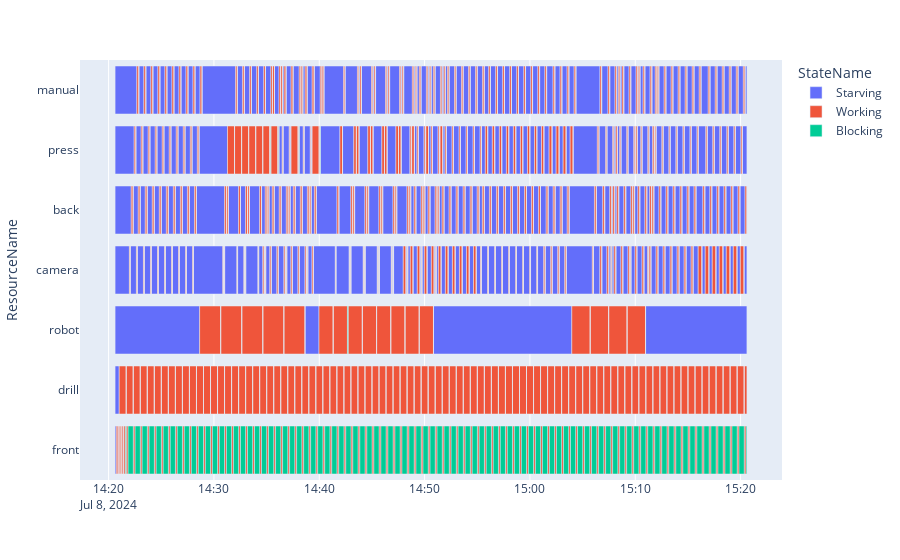

This figure's notebook cell:
### Code cell
lab=Lab()
lab.gate.Store.items = batchCreate(0,numJobs=400) #batchedExp
lab.run(3600)

df = pd.DataFrame(lab.env.state_log, columns=["Resource","ResourceName","State","StateName","Entity","?","timeIn","timeOut"])

df = df.loc[df.ResourceName.isin(["front","drill","robot","camera","back","press","manual"])]

fig = utils.createGantt(df)

fig.show()

makespan=df.timeOut.max()-df.timeIn.min()
print(makespan)

### Figure 1 — Plotly figure (JSON) as saved in the notebook; plotly's stock layout.template omitted (floating-point values rounded to 4 significant figures; data arrays with more than 128 entries replaced by an {"elided": "..."} marker saying what was removed)
{"data": [{"alignmentgroup": "True", "base": {"elided": "556 str values"}, "hovertemplate": "StateName=Starving<br>timeIn=%{base}<br>timeOut=%{x}<br>ResourceName=%{y}<extra></extra>", "legendgroup": "Starving", "marker": {"color": "#636efa", "pattern": {"shape": ""}}, "name": "Starving", "offsetgroup": "Starving", "orientation": "h", "showlegend": true, "textposition": "auto", "type": "bar", "x": {"elided": "556 float values"}, "xaxis": "x", "y": {"elided": "556 str values"}, "yaxis": "y"}, {"alignmentgroup": "True", "base": {"elided": "551 str values"}, "hovertemplate": "StateName=Working<br>timeIn=%{base}<br>timeOut=%{x}<br>ResourceName=%{y}<extra></extra>", "legendgroup": "Working", "marker": {"color": "#EF553B", "pattern": {"shape": ""}}, "name": "Working", "offsetgroup": "Working", "orientation": "h", "showlegend": true, "textposition": "auto", "type": "bar", "x": {"elided": "551 float values"}, "xaxis": "x", "y": {"elided": "551 str values"}, "yaxis": "y"}, {"alignmentgroup": "True", "base": {"elided": "550 str values"}, "hovertemplate": "StateName=Blocking<br>timeIn=%{base}<br>timeOut=%{x}<br>ResourceName=%{y}<extra></extra>", "legendgroup": "Blocking", "marker": {"color": "#00cc96", "pattern": {"shape": ""}}, "name": "Blocking", "offsetgroup": "Blocking", "orientation": "h", "showlegend": true, "textposition": "auto", "type": "bar", "x": {"elided": "550 float values"}, "xaxis": "x", "y": {"elided": "550 str values"}, "yaxis": "y"}], "layout": {"barmode": "overlay", "legend": {"title": {"text": "StateName"}, "tracegroupgap": 0}, "margin": {"t": 60}, "xaxis": {"anchor": "y", "domain": [0, 1], "type": "date"}, "yaxis": {"anchor": "x", "domain": [0, 1], "title": {"text": "ResourceName"}}}}
